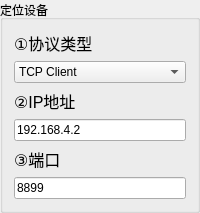
           <widget class="QGroupBox" name="netSet_3">
            <property name="sizePolicy">
             <sizepolicy hsizetype="Minimum" vsizetype="Preferred">
              <horstretch>0</horstretch>
              <verstretch>0</verstretch>
             </sizepolicy>
            </property>
            <property name="minimumSize">
             <size>
              <width>0</width>
              <height>0</height>
             </size>
            </property>
            <property name="title">
             <string>定位设备</string>
            </property>
            <layout class="QVBoxLayout" name="verticalLayout_8">
             <item>
              <widget class="QLabel" name="statuLable_17">
               <property name="maximumSize">
                <size>
                 <width>16777215</width>
                 <height>30</height>
                </size>
               </property>
               <property name="text">
                <string>&lt;html&gt;&lt;head/&gt;&lt;body&gt;&lt;p align=&quot;justify&quot;&gt;&lt;span style=&quot; font-size:12pt;&quot;&gt;①协议类型&lt;/span&gt;&lt;/p&gt;&lt;/body&gt;&lt;/html&gt;</string>
               </property>
              </widget>
             </item>
             <item>
              <widget class="QComboBox" name="protocol_3">
               <property name="sizePolicy">
                <sizepolicy hsizetype="Preferred" vsizetype="Minimum">
                 <horstretch>0</horstretch>
                 <verstretch>0</verstretch>
                </sizepolicy>
               </property>
               <item>
                <property name="text">
                 <string>TCP Client</string>
                </property>
               </item>
               <item>
                <property name="text">
                 <string>TCP Server</string>
                </property>
               </item>
               <item>
                <property name="text">
                 <string>UDP</string>
                </property>
               </item>
               <item>
                <property name="text">
                 <string>HTTP</string>
                </property>
               </item>
              </widget>
             </item>
             <item>
              <widget class="QLabel" name="statuLable_18">
               <property name="maximumSize">
                <size>
                 <width>16777215</width>
                 <height>30</height>
                </size>
               </property>
               <property name="text">
                <string>&lt;html&gt;&lt;head/&gt;&lt;body&gt;&lt;p align=&quot;justify&quot;&gt;&lt;span style=&quot; font-size:12pt;&quot;&gt;②IP地址&lt;/span&gt;&lt;/p&gt;&lt;/body&gt;&lt;/html&gt;</string>
               </property>
              </widget>
             </item>
             <item>
              <widget class="QLineEdit" name="IP_3">
               <property name="sizePolicy">
                <sizepolicy hsizetype="Expanding" vsizetype="Minimum">
                 <horstretch>0</horstretch>
                 <verstretch>0</verstretch>
                </sizepolicy>
               </property>
               <property name="text">
                <string>192.168.4.2</string>
               </property>
              </widget>
             </item>
             <item>
              <widget class="QLabel" name="statuLable_19">
               <property name="maximumSize">
                <size>
                 <width>16777215</width>
                 <height>30</height>
                </size>
               </property>
               <property name="text">
                <string>&lt;html&gt;&lt;head/&gt;&lt;body&gt;&lt;p align=&quot;justify&quot;&gt;&lt;span style=&quot; font-size:12pt;&quot;&gt;③端口&lt;/span&gt;&lt;/p&gt;&lt;/body&gt;&lt;/html&gt;</string>
               </property>
              </widget>
             </item>
             <item>
              <widget class="QLineEdit" name="port_3">
               <property name="sizePolicy">
                <sizepolicy hsizetype="Expanding" vsizetype="Minimum">
                 <horstretch>0</horstretch>
                 <verstretch>0</verstretch>
                </sizepolicy>
               </property>
               <property name="text">
                <string>8899</string>
               </property>
              </widget>
             </item>
            </layout>
           </widget>
